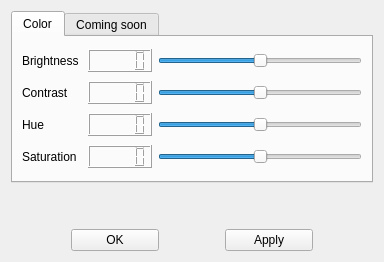
<?xml version="1.0" encoding="UTF-8"?>
<ui version="4.0">
 <class>Effects</class>
 <widget class="QWidget" name="Effects">
  <property name="geometry">
   <rect>
    <x>0</x>
    <y>0</y>
    <width>384</width>
    <height>262</height>
   </rect>
  </property>
  <property name="windowTitle">
   <string>Effects</string>
  </property>
  <layout class="QGridLayout" name="gridLayout_2">
   <item row="3" column="0">
    <spacer name="verticalSpacer">
     <property name="orientation">
      <enum>Qt::Vertical</enum>
     </property>
     <property name="sizeType">
      <enum>QSizePolicy::Fixed</enum>
     </property>
     <property name="sizeHint" stdset="0">
      <size>
       <width>20</width>
       <height>40</height>
      </size>
     </property>
    </spacer>
   </item>
   <item row="2" column="0">
    <widget class="QTabWidget" name="tabWidget">
     <property name="enabled">
      <bool>true</bool>
     </property>
     <property name="currentIndex">
      <number>0</number>
     </property>
     <property name="movable">
      <bool>false</bool>
     </property>
     <widget class="QWidget" name="tab">
      <attribute name="title">
       <string>Color</string>
      </attribute>
      <layout class="QGridLayout" name="gridLayout">
       <item row="7" column="1">
        <widget class="QLCDNumber" name="lcdNumber_4"/>
       </item>
       <item row="3" column="0">
        <widget class="QLabel" name="Contrast">
         <property name="text">
          <string>Contrast</string>
         </property>
        </widget>
       </item>
       <item row="1" column="2">
        <widget class="QSlider" name="brightnessSlider">
         <property name="minimum">
          <number>-100</number>
         </property>
         <property name="maximum">
          <number>100</number>
         </property>
         <property name="orientation">
          <enum>Qt::Horizontal</enum>
         </property>
        </widget>
       </item>
       <item row="3" column="1">
        <widget class="QLCDNumber" name="lcdNumber_2"/>
       </item>
       <item row="3" column="2">
        <widget class="QSlider" name="contrastSlider">
         <property name="minimum">
          <number>-100</number>
         </property>
         <property name="maximum">
          <number>100</number>
         </property>
         <property name="orientation">
          <enum>Qt::Horizontal</enum>
         </property>
        </widget>
       </item>
       <item row="5" column="2">
        <widget class="QSlider" name="hueSlider">
         <property name="minimum">
          <number>-100</number>
         </property>
         <property name="maximum">
          <number>100</number>
         </property>
         <property name="orientation">
          <enum>Qt::Horizontal</enum>
         </property>
        </widget>
       </item>
       <item row="7" column="0">
        <widget class="QLabel" name="Saturation">
         <property name="text">
          <string>Saturation</string>
         </property>
        </widget>
       </item>
       <item row="1" column="1">
        <widget class="QLCDNumber" name="lcdNumber"/>
       </item>
       <item row="1" column="0">
        <widget class="QLabel" name="Brightness">
         <property name="text">
          <string>Brightness </string>
         </property>
        </widget>
       </item>
       <item row="5" column="1">
        <widget class="QLCDNumber" name="lcdNumber_3"/>
       </item>
       <item row="5" column="0">
        <widget class="QLabel" name="Hue">
         <property name="text">
          <string>Hue</string>
         </property>
        </widget>
       </item>
       <item row="7" column="2">
        <widget class="QSlider" name="saturationSlider">
         <property name="minimum">
          <number>-100</number>
         </property>
         <property name="maximum">
          <number>100</number>
         </property>
         <property name="orientation">
          <enum>Qt::Horizontal</enum>
         </property>
        </widget>
       </item>
      </layout>
     </widget>
     <widget class="QWidget" name="tab_2">
      <attribute name="title">
       <string>Coming soon</string>
      </attribute>
     </widget>
    </widget>
   </item>
   <item row="4" column="0">
    <layout class="QHBoxLayout" name="horizontalLayout">
     <item>
      <spacer name="horizontalSpacer_3">
       <property name="orientation">
        <enum>Qt::Horizontal</enum>
       </property>
       <property name="sizeType">
        <enum>QSizePolicy::Fixed</enum>
       </property>
       <property name="sizeHint" stdset="0">
        <size>
         <width>60</width>
         <height>20</height>
        </size>
       </property>
      </spacer>
     </item>
     <item>
      <widget class="QPushButton" name="okButton">
       <property name="text">
        <string>OK</string>
       </property>
      </widget>
     </item>
     <item>
      <spacer name="horizontalSpacer">
       <property name="orientation">
        <enum>Qt::Horizontal</enum>
       </property>
       <property name="sizeType">
        <enum>QSizePolicy::Fixed</enum>
       </property>
       <property name="sizeHint" stdset="0">
        <size>
         <width>60</width>
         <height>20</height>
        </size>
       </property>
      </spacer>
     </item>
     <item>
      <widget class="QPushButton" name="applyButton">
       <property name="text">
        <string>Apply</string>
       </property>
      </widget>
     </item>
     <item>
      <spacer name="horizontalSpacer_2">
       <property name="orientation">
        <enum>Qt::Horizontal</enum>
       </property>
       <property name="sizeType">
        <enum>QSizePolicy::Fixed</enum>
       </property>
       <property name="sizeHint" stdset="0">
        <size>
         <width>60</width>
         <height>20</height>
        </size>
       </property>
      </spacer>
     </item>
    </layout>
   </item>
  </layout>
 </widget>
 <resources/>
 <connections/>
</ui>
